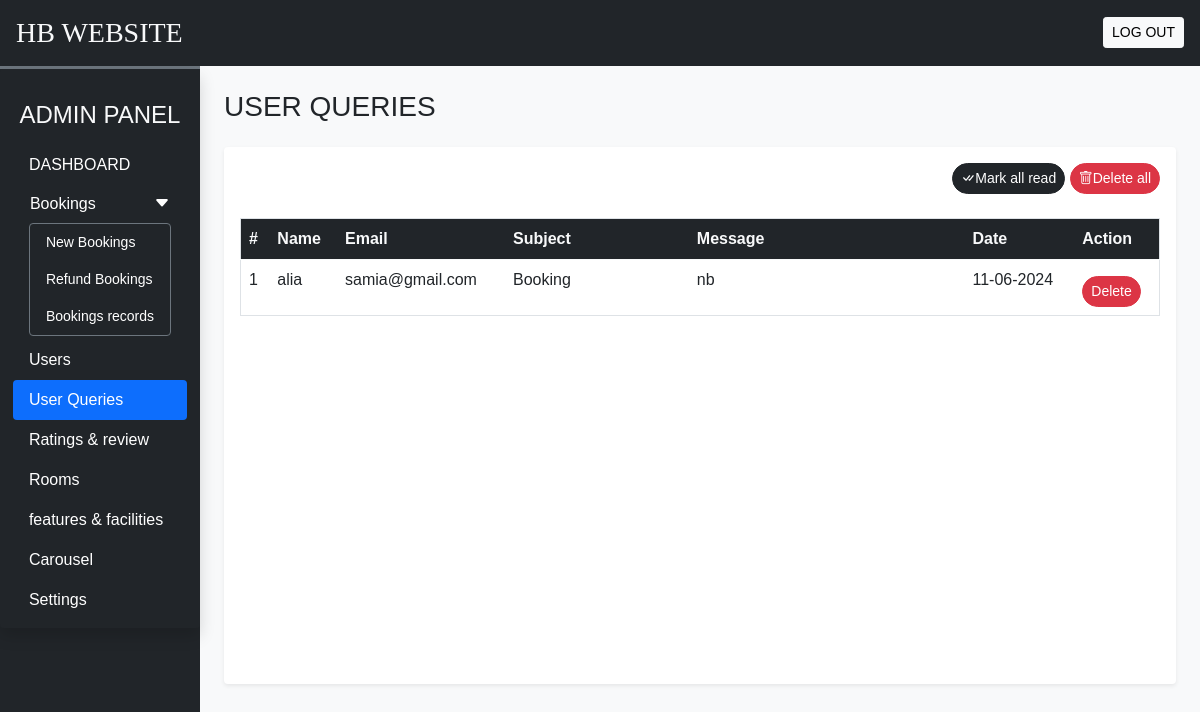
Page /admin/user_queries.php (signed in) on the committed database.
### tables this page shows
CREATE TABLE `user_queries` (
  `sr_no` int(11) NOT NULL,
  `name` varchar(50) NOT NULL,
  `email` varchar(150) NOT NULL,
  `subject` varchar(200) NOT NULL,
  `message` varchar(500) NOT NULL,
  `datentime` datetime NOT NULL DEFAULT current_timestamp(),
  `seen` tinyint(4) NOT NULL DEFAULT 0
);

### admin/user_queries.php (the view, shortened to what this page needs)
<!DOCTYPE html>
<html lang="en">
<head>
    <?php include('inc/links.php') ?>
</head>
<body class="bg-light">
    <?php include("inc/header.php")?>
<div class="container-fluid" id="main-content">
<div class="row">
  <div class="col-lg-10 ms-auto p-4 overflow-hidden">
  <h3 class="mb-4">USER QUERIES</h3>
  <div class="card border-0 shadow-sm mb-4" >
  <div class="card-body">
  <div class="text-end mb-4">
<a href="?seen=all" class="btn btn-dark rounded-pill shadow-none btn-sm">
  <i class="bi bi-check-all"></i>Mark all read</a>
<a href="?del=all" class="btn btn-danger rounded-pill shadow-none btn-sm">
  <i class="bi bi-trash"></i>Delete all </a>
  </div>
<div class="table-responsive-md" style="height: 450px;overflow-y:scroll;">
<table class="table table-hover border">
  <thead class="sticky-top">
    <tr class="bg-dark text-light">
      <th scope="col">#</th>
      <th scope="col">Name</th>
      <th scope="col">Email</th>
      <th scope="col" width="20%">Subject</th>
      <th scope="col" width="30%">Message</th>
      <th scope="col">Date</th>
      <th scope="col">Action</th>
    </tr>
  </thead>
  <tbody>
    <tr>
    <?php
$q="SELECT * FROM `user_queries` ORDER BY `sr_no` DESC";
$data = mysqli_query($con,$q);
$i=1;
while($row=mysqli_fetch_assoc($data)){
    $date = date('d-m-Y',strtotime($row['datentime']));
    $seen='';
    $seen.="<a href='?del=$row[sr_no]' class='btn btn-sm rounded-pill btn-danger mt-2'>Delete</a>";
    echo<<<query
    <tr>
        <td>$i</td>
        <td>$row[name]</td>
        <td>$row[email]</td>
        <td>$row[subject]</td>
        <td>$row[message]</td>
        <td>$date</td>
        <td>$seen</td>
    </tr>
query;
$i++;
}
?>
  </tbody>
</table>
</div>
</div>
</div>
 </div>
 </div>
 </div>
</body>
</html>

### admin/css/common.css (style rules this page uses)
:root { --teal:#2ec1ac; --teal_hover:#279eBc; }
* { font-family: 'Poppins',sans-serif; }

### rows in the picture
user_queries: name "alia", email "samia@gmail.com", subject "Booking", message "nb", datentime "11-06-2024"
